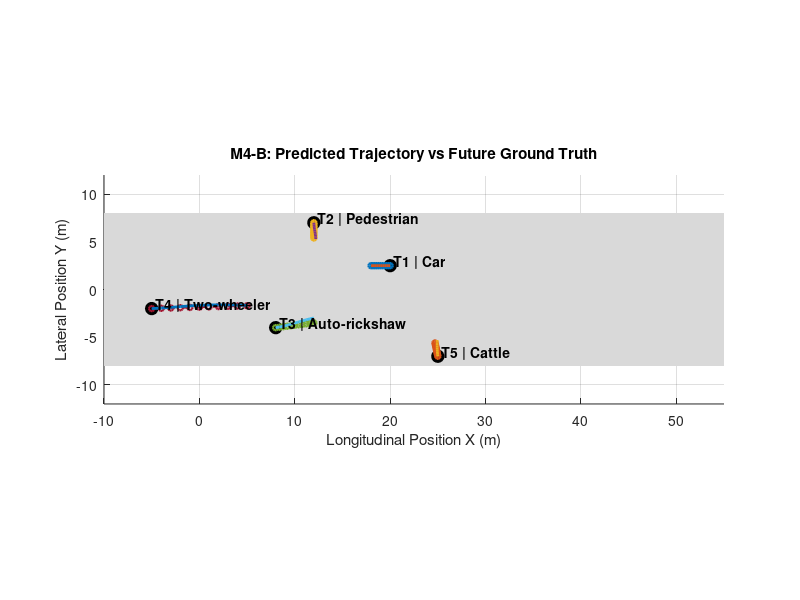
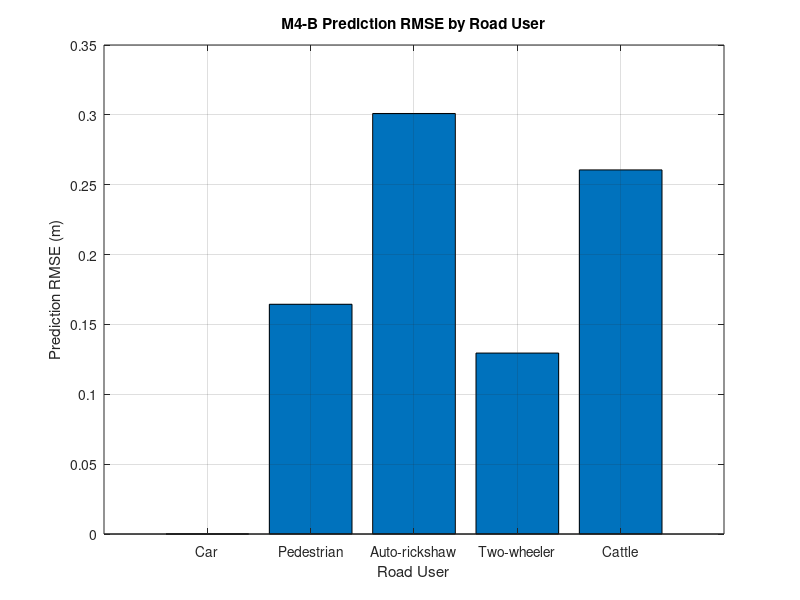

Write MATLAB code to recreate these figures, in order.
%% SIH 26037
% Module M4 - Short-Term Motion Prediction
% Developer: Daniel
%
% Stage M4-B:
% Prediction error evaluation

clc;
clear;
close all;

%% Prediction settings
predictionHorizon = 2.0;
predictionStep = 0.2;

futureTimes = 0:predictionStep:predictionHorizon;

%% Initial object states
% [x, y, vx, vy]

objects(1).id = 1;
objects(1).type = "Car";
objects(1).state = [20, 2.5, -1.0, 0.0];

objects(2).id = 2;
objects(2).type = "Pedestrian";
objects(2).state = [12, 7.0, 0.0, -0.8];

objects(3).id = 3;
objects(3).type = "Auto-rickshaw";
objects(3).state = [8, -4.0, 2.0, 0.25];

objects(4).id = 4;
objects(4).type = "Two-wheeler";
objects(4).state = [-5, -2.0, 5.0, 0.15];

objects(5).id = 5;
objects(5).type = "Cattle";
objects(5).state = [25, -7.0, -0.15, 0.7];

numObjects = length(objects);

%% Metric storage
meanErrors = zeros(1,numObjects);
rmseErrors = zeros(1,numObjects);
finalErrors = zeros(1,numObjects);

%% Main visualization
figure( ...
    'Name','SIH 26037 - M4-B Prediction Evaluation', ...
    'NumberTitle','off');

hold on;
grid on;

patch([-10 55 55 -10], ...
      [-8 -8 8 8], ...
      [0.85 0.85 0.85], ...
      'EdgeColor','none');

%% Process each object
for i = 1:numObjects

    x = objects(i).state(1);
    y = objects(i).state(2);
    vx = objects(i).state(3);
    vy = objects(i).state(4);

    %% --------------------------------
    % CONSTANT-VELOCITY PREDICTION
    %% --------------------------------

    predictedX = x + vx .* futureTimes;
    predictedY = y + vy .* futureTimes;

    %% --------------------------------
    % SIMULATED FUTURE GROUND TRUTH
    %% --------------------------------

    trueX = zeros(size(futureTimes));
    trueY = zeros(size(futureTimes));

    trueX(1) = x;
    trueY(1) = y;

    for k = 2:length(futureTimes)

        dt = predictionStep;

        currentTime = futureTimes(k);

        switch objects(i).type

            case "Car"
                % Approximately constant movement
                trueVx = vx;
                trueVy = vy;

            case "Pedestrian"
                % Slight lateral irregularity
                trueVx = 0.15*sin(1.5*currentTime);
                trueVy = -0.8 - 0.15*sin(2*currentTime);

            case "Auto-rickshaw"
                % Informal lateral merge/drift
                trueVx = 2.0;
                trueVy = 0.25 + 0.35*sin(1.3*currentTime);

            case "Two-wheeler"
                % Minor lateral weaving
                trueVx = 5.0;
                trueVy = 0.15 + 0.25*sin(2.5*currentTime);

            case "Cattle"
                % Irregular crossing
                trueVx = -0.15 + 0.15*sin(currentTime);
                trueVy = 0.7 + 0.30*sin(1.8*currentTime);
        end

        trueX(k) = trueX(k-1) + trueVx*dt;
        trueY(k) = trueY(k-1) + trueVy*dt;
    end

    %% --------------------------------
    % ERROR CALCULATION
    %% --------------------------------

    errors = hypot( ...
        predictedX - trueX, ...
        predictedY - trueY);

    meanErrors(i) = mean(errors);

    rmseErrors(i) = ...
        sqrt(mean(errors.^2));

    finalErrors(i) = errors(end);

    %% --------------------------------
    % VISUALIZATION
    %% --------------------------------

    plot(x,y,'ko', ...
        'MarkerSize',9, ...
        'MarkerFaceColor','k');

    plot(predictedX,predictedY,'--o', ...
        'LineWidth',1.5, ...
        'MarkerSize',4);

    plot(trueX,trueY,'-', ...
        'LineWidth',2);

    text( ...
        x+0.4, ...
        y+0.4, ...
        sprintf('T%d | %s', ...
        objects(i).id, ...
        objects(i).type), ...
        'FontWeight','bold');
end

%% Figure formatting
xlim([-10 55]);
ylim([-12 12]);

axis equal;

xlabel('Longitudinal Position X (m)');
ylabel('Lateral Position Y (m)');

title( ...
    'M4-B: Predicted Trajectory vs Future Ground Truth');

%% Print results
fprintf('\n');
fprintf('============================================================\n');
fprintf(' SIH 26037 - M4-B PREDICTION ERROR RESULTS\n');
fprintf('============================================================\n');

fprintf('%-16s %-12s %-12s %-12s\n', ...
    'Object', ...
    'Mean Error', ...
    'RMSE', ...
    'Final Error');

fprintf('------------------------------------------------------------\n');

for i = 1:numObjects

    fprintf('%-16s %8.3f m   %8.3f m   %8.3f m\n', ...
        objects(i).type, ...
        meanErrors(i), ...
        rmseErrors(i), ...
        finalErrors(i));
end

fprintf('============================================================\n');

%% Overall metrics
overallMeanError = mean(meanErrors);

overallRMSE = sqrt(mean(rmseErrors.^2));

fprintf('\nOverall mean prediction error : %.3f m\n', ...
    overallMeanError);

fprintf('Overall prediction RMSE       : %.3f m\n', ...
    overallRMSE);

%% Error summary figure
figure( ...
    'Name','M4-B Prediction Error Summary', ...
    'NumberTitle','off');

bar(rmseErrors);

set(gca, ...
    'XTick',1:numObjects, ...
    'XTickLabel',{objects.type});

ylabel('Prediction RMSE (m)');
xlabel('Road User');

title('M4-B Prediction RMSE by Road User');

grid on;

disp("M4-B prediction evaluation completed successfully.");
